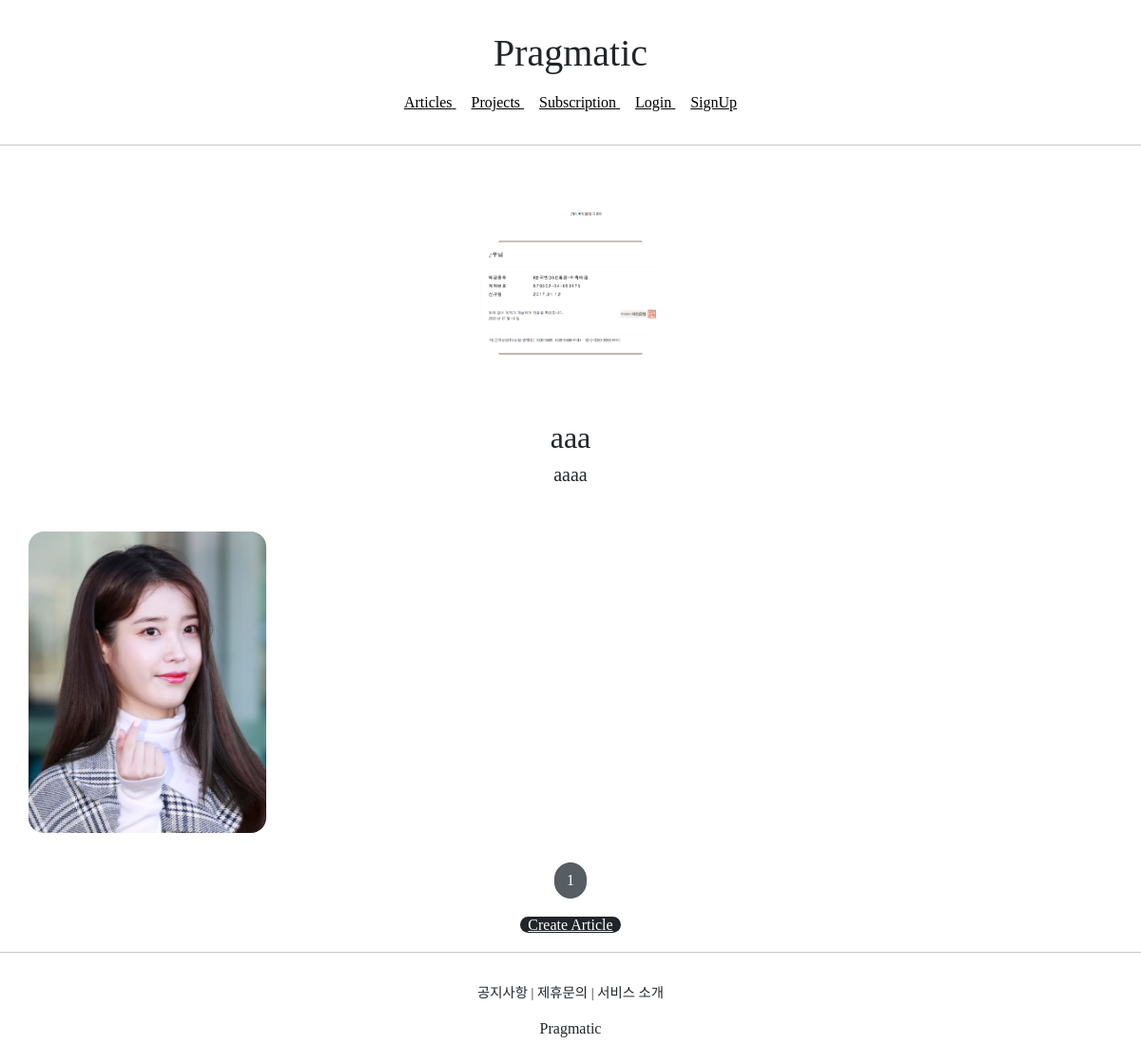
The page /projects/detail/1 on the database its author committed.
### projectapp/models.py (models this page shows, shortened)
class Project(models.Model):
    image = models.ImageField(upload_to='project/', null=False)
    title = models.CharField(max_length=20, null=False)
    description = models.CharField(max_length=200, null=True)
    created_at = models.DateTimeField(auto_now=True)

### articleapp/models.py (models this page shows)
class Article(models.Model):
    writer = models.ForeignKey(User, on_delete=models.SET_NULL, related_name='article',null=True)
    project = models.ForeignKey(Project, on_delete=models.SET_NULL, related_name='article', null=True)
    title = models.CharField(max_length=200, null=True)
    image = models.ImageField(upload_to='article/', null=False)
    content = models.TextField(null=True)
    created_at = models.DateField(auto_now_add=True, null=True)
    like = models.IntegerField(default=0)

### projectapp/views.py (the view)
# urls.py: path('detail/<int:pk>', ProjectDetailView.as_view(), name='detail'),
class ProjectDetailView(DetailView, MultipleObjectMixin):
    model = Project
    context_object_name = 'target_project'
    template_name = 'projectapp/detail.html'
    paginate_by = 25
    def get_context_data(self, **kwargs):
        project = self.object
        user = self.request.user
        if user.is_authenticated:
            subscription = Subscription.objects.filter(user=user, project=project)
        else:
            subscription = None
        object_list = Article.objects.filter(project=self.get_object())
        return super(ProjectDetailView, self).get_context_data(object_list=object_list,
                                                               subscription=subscription,
                                                               **kwargs)

### projectapp/templates/projectapp/detail.html (shortened to what this page needs)
{% extends 'base.html' %}
{% block content %}
  <div>
    <div style="text-align: center; max-width: 500px; margin: 4rem auto 1.5rem auto;">
      <img src="{{ target_project.image.url }}" alt=""
           style="height: 12rem; width: 12rem; border-radius: 20rem; margin-bottom: 2rem; object-fit: cover;">
      <h2 style="font-family: 'NanumSquareB'">
        {{ target_project.title }}
      </h2>
      <h5 style="margin-bottom: 3rem;">
        {{ target_project.description }}
      </h5>
    </div>
        <div>
            {% include 'snippets/list_fragment.html' with article_list=object_list %}
        </div>
  </div>
{% endblock %}

### templates/snippets/list_fragment.html (shortened to what this page needs)
{% load static %}
    {% if article_list %}
    <div class="container">
        {% for article in article_list %}
        <a href="{% url 'articleapp:detail' pk=article.pk %}">
            {% include 'snippets/card.html' with article=article %}
        </a>
        {% endfor %}
    </div>
    {% else %}
    <div class="text-center">
        <h1>No Articles YET!</h1>
    </div>
    {% endif %}
    {% include 'snippets/pagenation.html' with page_obj=page_obj %}
    <div style="text-align: center">
        <a href="{% url 'articleapp:create' %}" class="btn-dark rounded-pill col-3 mt-3 mb-3 px-2">
            Create Article
        </a>
    </div>

### templates/snippets/card.html
<div>
    <img src="{{ article.image.url }}" alt="">
</div>

### static/base.css (style rules this page uses)
a { color: black; }

### templates/snippets/list_fragment.html (style rules this page uses)
.container { padding: 0; margin: 0 auto; }
.container a { width: 45%; max-width: 250px; }
.container div { display: flex; justify-content: center; align-items: center; border-radius: 1rem; }
.container img { width: 100%; border-radius: 1rem; }

### rows shown on the page
Project: image (picture), title "aaa", description "aaaa"
Article: image (picture)

### other values the page prints
{{ page_obj.number }} "1"
